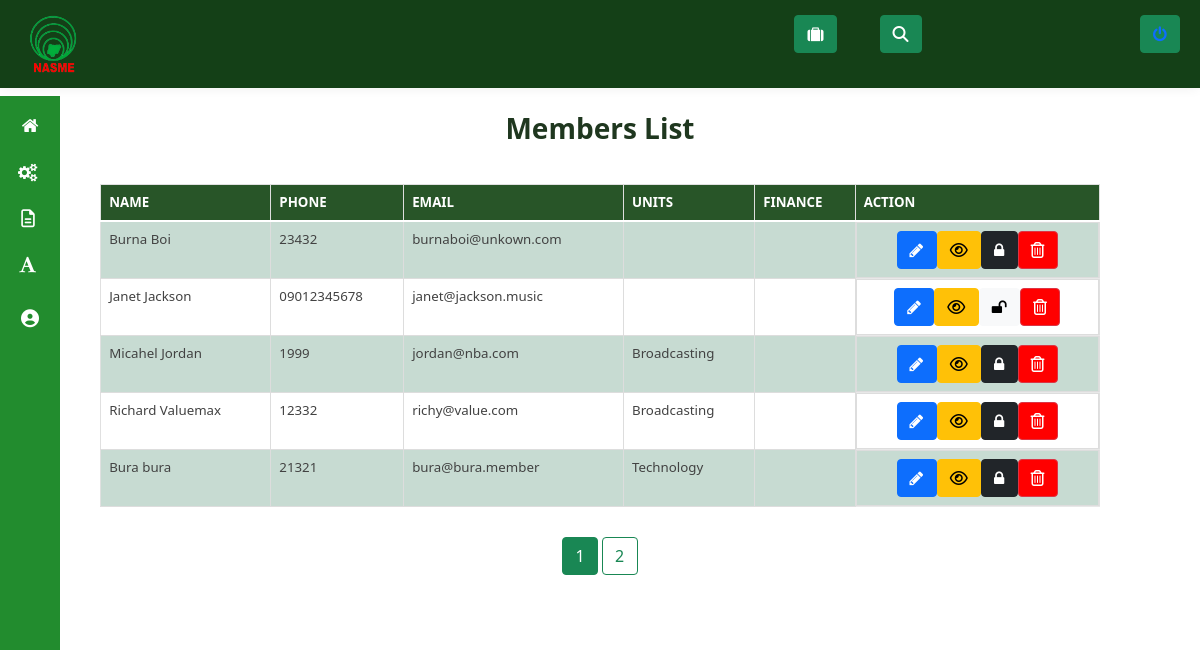
/admin/manage_members (signed in), run on the app's committed database.
### membership/models.py (models this page shows, shortened)
class User(db.Model, UserMixin):
  id = db.Column(db.Integer, primary_key=True)
  units = db.relationship("Unit", secondary=user_unit, backref="unit_members", lazy="dynamic")
  username = db.Column(db.String(20), unique=True, nullable=False)
  email = db.Column(db.String(120), unique=True, nullable=False)
  phone = db.Column(db.String(60), unique=True, nullable=False, default="")
  password = db.Column(db.String(60), nullable=False, default="~~~~~~~")
  image_file = db.Column(db.String(20), nullable=False, default='default.jpg')
  date_registered = db.Column(db.DateTime, nullable=False, default=datetime.utcnow)
  role = db.Column(db.String(6), nullable=False, default="USER")
  _is_superadmin = db.Column("is_superadmin", db.Boolean, nullable=False, default=False)
  current_salary = db.Column(db.String(60))
  occupation = db.Column(db.String(60))
  experience = db.Column(db.String(60))
  date_of_birth = db.Column(db.String(), nullable=False, default=datetime.utcnow)
  home_address = db.Column(db.String())
  work_address = db.Column(db.String())
  _is_suspended = db.Column("is_suspended", db.Boolean, nullable=False, default=False)
  business_about = db.Column(db.String())
  business_services = db.Column(db.String())
  business_images = db.Column(db.String())
  business_facebook = db.Column(db.String())
  business_twitter = db.Column(db.String())
  business_linkedin = db.Column(db.String())
  business_whatsapp = db.Column(db.String())
  def display_units(self):
    unit_names = []
    for unit in self.units.all():
      unit_names.append(unit.name)
    return ", ".join(unit_names)
  @property
  def is_superadmin(self):
      return self._is_superadmin
  @property
  def is_suspended(self):
      return self._is_suspended
  @is_superadmin.setter
  def is_superadmin(self, s):
    if type(s) == type(str()):
      if s.lower() == "true":
        self._is_superadmin = True
      elif s.lower() == "false":
        self._is_superadmin = False
    else:
      self._is_superadmin = s
  @is_suspended.setter
  def is_suspended(self, s):
    if type(s) == type(str()):
      if s.lower() == "true":
        self._is_suspended = True
      elif s.lower() == "false":
        self._is_suspended = False
    else:
      self._is_suspended = s

class Unit(db.Model):
  id = db.Column(db.Integer, primary_key=True)
  name = db.Column(db.String(50), unique=True, nullable=False)
  date_created = db.Column(db.DateTime, nullable=False,default=datetime.utcnow)
  fees_amount = db.Column(db.String(),nullable=False,default="0")

### membership/routes.py (the view)
@app.route("/admin/manage_members")
@admin_role_required
@login_required
def manage_members():
  page = request.args.get('page', 1, type=int)
  members = User.query.filter_by(role="USER").paginate(page=page, per_page=5)
  return render_template("manage_members.html", page=page, members=members)

### membership/models.py (called while the page is built)
@login_manager.user_loader
def load_user(user_id):
    return User.query.get(int(user_id))

### membership/routes.py (called while the page is built)
@app.context_processor
def inject_menu():
    dashboard_units = Unit.query.all()
    return dict(dashboard_units=dashboard_units)

def admin_role_required(func):
    @wraps(func)
    def decorated_view(*args, **kwargs):
      if current_user.is_authenticated:
        if not current_user.role == "ADMIN":
            abort(403)
        return func(*args, **kwargs)
      else:
        abort(403)
    return decorated_view

### membership/templates/manage_members.html (shortened to what this page needs)
{% extends "dashboard_layout.html" %}
{% block content %}
<link rel="stylesheet" type="text/css" href="css/table-style.css" />
<link rel="stylesheet" type="text/css" href="css/basictable.css" />
				<div class="container-fluid agile-tables">
					<br>
					<h3 style="text-align: center; color:rgb(31, 55, 31); font-weight:bold;" class="text-center"> Members List</h3>
					<div class="w3l-table-info  table-responsive">
					    <table id="tuble" class="table table-success table-striped table-hover table-bordered" style="width: 85%; font-size: 14px;">
						<thead>
						  <tr>
							<th scope="col">Name</th>
							<th scope="col">Phone</th>
							<th scope="col">Email</th>
							<th scope="col">Units</th>
							<th scope="col">Finance</th>
							<th scope="col">Action</th>
						  </tr>
						</thead>
						<tbody>
							{% for member in members.items %}
						  <tr>
							<td>{{member.username}}</td>
							<td>{{ member.phone }}</td>
							<td>{{ member.email }}</td>
							<td>
							{{member.display_units()}}
							</td>
							<td>{{member.finance}}</td>
							<td class="d-flex justify-content-center" >
								<a role="button" class="btn btn-primary" href="{{ url_for('edit_member', member_id=member.id) }}" data-bs-toggle="tooltip" data-bs-placement="top" title="Edit Member Details" ><i class="fa fa-pencil" aria-hidden="true"  data-bs-toggle="tooltip" data-bs-placement="top" title="Edit Member Details"></i></a>
								<a type="button" class="btn btn-warning"  dataId="{{member.id}}" dataImage="/static/profile_pics/{{member.image_file }}" dataName="{{ member.username }}" dataEmail="{{member.email}}" dataPhone="{{member.phone}}" dataPassword="{{ member.password }}" dataUnits="{{member.display_units()}}" dataDateReg="{{ member.date_registered }}" dataOccupation="{{ member.occupation }}" dataHomeAddr="{{ member.home_address }}" dataWorkAddre="{{ member.work_address }}" dataExperience = "{{member.experience}}" dataCurrentSalary="{{member.current_salary}}" data-toggle="modal" data-target="#staticBackdrop" onclick="viewUserFunction(this)" data-bs-toggle="tooltip" data-bs-placement="top" title="Click to View User Details"><i class="fa fa-eye" aria-hidden="true"  data-bs-toggle="tooltip" data-bs-placement="top" title="Click To View User Details"></i></a>
								{% if member._is_suspended %}
								<a class="btn btn-light" href="#" role="button" data-bs-toggle="tooltip" data-bs-placement="top" title="Unsuspend Member" data-toggle="modal" id="{{member.id}}" dataName="{{member.username}}" data-target="#suspendmodal"  onclick="unsuspendFunction(this)"><i class="fa fa-unlock" aria-hidden="true" data-bs-toggle="tooltip" data-bs-placement="top" title="Unsuspend Member"></i></a>
								{% else %}
								<a class="btn btn-dark" href="#" role="button" data-bs-toggle="tooltip" data-bs-placement="top" title="Suspend Member" data-toggle="modal" id="{{member.id}}" dataName="{{member.username}}" data-target="#suspendmodal"  onclick="suspendFunction(this)"><i class="fa fa-lock" aria-hidden="true" data-bs-toggle="tooltip" data-bs-placement="top" title="Suspend Member"></i></a>
								{% endif %}
								<a type="button" class="btn btn-danger" style="background: red;" data-toggle="modal" id="{{member.id}}" dataName="{{member.username}}" data-target="#deletemodal"  onclick="deleteFunction(this)"data-bs-toggle="tooltip" data-bs-placement="top" title="Delete Member"><i class="fa fa-trash-o" aria-hidden="true"  data-bs-toggle="tooltip" data-bs-placement="top" title="Delete Member"></i></a>
							</td>
						  {% endfor %}
					  </table>
				  </div>
					  {% for page_num in members.iter_pages(left_edge=1, right_edge=1, left_current=1, right_current=2) %}
					    {% if page_num %}
					      {% if members.page == page_num %}
					        <a class="btn btn-success mb-5"  href="{{ url_for('manage_members', page=page_num) }}">{{ page_num }}</a>
					      {% else %}
					        <a class="btn btn-outline-success mb-5" href="{{ url_for('manage_members', page=page_num) }}">{{ page_num }}</a>
					      {% endif %}
					    {% else %}
					      ...
					    {% endif %}
					  {% endfor %}
					</div>
{% endblock content %}

### membership/templates/dashboard_layout.html (shortened to what this page needs)
<!DOCTYPE html>
<head>
<link rel="stylesheet" href="{{ url_for('static', filename='css/bootstrap.css') }}">
<link href="https://cdn.jsdelivr.net/npm/bootstrap@5.0.2/dist/css/bootstrap.min.css" rel="stylesheet">
<link rel="stylesheet" type='text/css' href="{{ url_for('static', filename='css/style.css') }}">
<link rel="stylesheet" type='text/css' href="{{ url_for('static', filename='css/font.css') }}">
<link rel="stylesheet" type='text/css' href="{{ url_for('static', filename='css/font-awesome.css') }}">
<link href="https://cdn.jsdelivr.net/npm/bootstrap@5.0.1/dist/css/bootstrap.min.css" rel="stylesheet">
<link rel="stylesheet" href="https://cdnjs.cloudflare.com/ajax/libs/bootstrap-select/1.14.0-beta2/css/bootstrap-select.min.css"
 />
<link rel="stylesheet" type='text/css' href="{{ url_for('static', filename='css/morris.css') }}">
</head>
<body>
    <body class="dashboard-page">
  <nav class="main-menu ">
    <ul>
      <li>
        <a href="{{ url_for('dashboard') }}">
          <i class="fa fa-home nav_icon"></i>
        </a>
      </li>
      <li class="has-subnav">
        <a href="javascript:;">
        <i class="fa fa-cogs" aria-hidden="true"></i>
        </a>
      </li>
      <li class="has-subnav">
        <a href="javascript:;">
          <i class="fa fa-file-text-o nav_icon"></i>
        </a>
      </li>
      <li class="has-subnav">
        <a href="javascript:;">
          <i class="icon-font nav-icon"></i>
        </a>
      </li>
    </ul>
    <div >
      <ul >
      <li>
      <a href="{{ url_for('edit_admin' , admin_id=current_user.id )}}">
      <i class="fa fa-user-circle nav-icon"></i>
      </a>
      </li>
    </ul>
    </div>
  </nav>
  <section class=" wrapper scrollable">
    <nav class="user-menu">
    </nav>
    <section class="title-bar sticky-top">
      <div class="ric">
        <nav class="navbar  navbar-expand-lg navbar-light bg-" style="width: 100%;">
          <div class="container-fluid">
            <a class="navbar-brand" id="greeny"><img src="{{ url_for('static', filename='images/NASME.png')}}" alt="" width="60px" /></a>
            <div class="dropdown ibadan" >
              <li class="btn btn-success dropdown- d-inline-block" type="button" id="glow-on-hover dropdownMenuButton1" data-toggle="" aria-expanded="false"  tabindex="0" data-toggle="tooltip" data-placement="top" title="clusters">
               <i class="fa fa-suitcase" aria-hidden="true"></i>
            </li>
            </div>
            <div class="dropdown ibadan" style="margin-right:18% ;">
              <li class="btn btn-success dropdown- d-inline-block" type="button" id="glow-on-hover dropdownMenuButton1" data-toggle="" aria-expanded="false"  tabindex="0" data-toggle="tooltip" data-placement="top" title="clusters">
                <i class="fas fa-search"></i>
            </li>
            </div>
            <button class="mumumu btn btn-success">
              <ul class="logout" style="list-style-type:none ;">
                <li>
                <a href="{{ url_for('logout') }}" style="text-decoration:none;">
                <i class="icon-off nav-icon"></i>
                </a>
                </li>
              </ul>
            </button>
          </div>
          </nav>
      </div>
    </section>
    {% block content %}{% endblock %}
    <br>
    <br>
    </section>
    <link href="https://code.jquery.com/ui/1.10.2/themes/smoothness/jquery-ui.min.css" rel="stylesheet">
</body>

### membership/static/css/table-style.css (style rules this page uses)
table { background: white; border-collapse: collapse; margin: 1.25em 0 0; width: 100%; }
table tr, table th, table td { border: none; border-bottom: 1px solid #e8e8e8; font-size: .95em; }
table th, table td { padding: 10px 12px; text-align: left; }
table th { background: #fcb216; color: #000000; text-transform: uppercase; }
table tr td { background: #f3faff; color: #424242; }
table tr:nth-of-type(2n+2) td { background: #ffffff; }
table { width: 100%; }
.table { margin: 30px 0; border-collapse: collapse; border-spacing: 0; empty-cells: show; border: 1px solid #e0e0e0; }
.table td, .table th { border-left: 1px solid #e0e0e0; border-width: 0 0 0 1px; font-size: inherit; margin: 0; overflow: visible; padding: 0.5em 1em; font-weight: normal; }
.table td:first-child, .table th:first-child { border-left-width: 0; }
.table thead, .table tfoot { background-color: #f05050; color: #fff; text-align: left; vertical-align: bottom; }
.table thead td, .table tfoot td, .table thead th, .table tfoot th { border-color: #fff; }
.table td { background-color: transparent; }

### data on the page
User: username "Burna Boi", phone "23432", email "burnaboi@unkown.com"
User: username "Janet Jackson", phone "09012345678", email "janet@jackson.music"
User: username "Micahel Jordan", phone "1999", email "jordan@nba.com", display_units "Broadcasting"
User: username "Richard Valuemax", phone "12332", email "richy@value.com", display_units "Broadcasting"
User: username "Bura bura", phone "21321", email "bura@bura.member", display_units "Technology"

### other printed values
{{ page_num }} "1"
{{ page_num }} "2"
